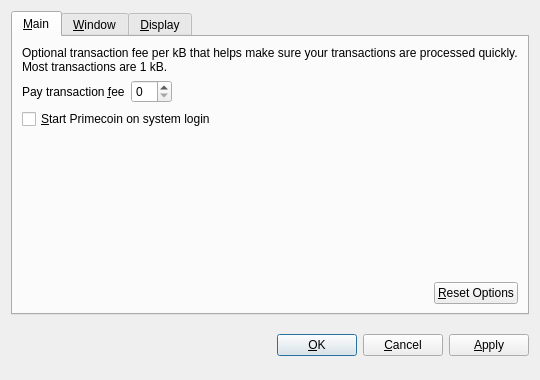
<?xml version="1.0" encoding="UTF-8"?>
<ui version="4.0">
 <class>OptionsDialog</class>
 <widget class="QDialog" name="OptionsDialog">
  <property name="geometry">
   <rect>
    <x>0</x>
    <y>0</y>
    <width>540</width>
    <height>380</height>
   </rect>
  </property>
  <property name="windowTitle">
   <string>Options</string>
  </property>
  <property name="modal">
   <bool>true</bool>
  </property>
  <layout class="QVBoxLayout" name="verticalLayout">
   <item>
    <widget class="QTabWidget" name="tabWidget">
     <property name="tabPosition">
      <enum>QTabWidget::North</enum>
     </property>
     <property name="currentIndex">
      <number>0</number>
     </property>
     <widget class="QWidget" name="tabMain">
      <attribute name="title">
       <string>&amp;Main</string>
      </attribute>
      <layout class="QVBoxLayout" name="verticalLayout_Main">
       <item>
        <widget class="QLabel" name="transactionFeeInfoLabel">
         <property name="text">
          <string>Optional transaction fee per kB that helps make sure your transactions are processed quickly. Most transactions are 1 kB.</string>
         </property>
         <property name="textFormat">
          <enum>Qt::PlainText</enum>
         </property>
         <property name="wordWrap">
          <bool>true</bool>
         </property>
        </widget>
       </item>
       <item>
        <layout class="QHBoxLayout" name="horizontalLayout_1_Main">
         <item>
          <widget class="QLabel" name="transactionFeeLabel">
           <property name="text">
            <string>Pay transaction &amp;fee</string>
           </property>
           <property name="textFormat">
            <enum>Qt::PlainText</enum>
           </property>
           <property name="buddy">
            <cstring>transactionFee</cstring>
           </property>
          </widget>
         </item>
         <item>
          <widget class="BitcoinAmountField" name="transactionFee"/>
         </item>
         <item>
          <spacer name="horizontalSpacer_1_Main">
           <property name="orientation">
            <enum>Qt::Horizontal</enum>
           </property>
           <property name="sizeHint" stdset="0">
            <size>
             <width>40</width>
             <height>20</height>
            </size>
           </property>
          </spacer>
         </item>
        </layout>
       </item>
       <item>
        <widget class="QCheckBox" name="bitcoinAtStartup">
         <property name="toolTip">
          <string>Automatically start Primecoin after logging in to the system.</string>
         </property>
         <property name="text">
          <string>&amp;Start Primecoin on system login</string>
         </property>
        </widget>
       </item>
       <item>
        <spacer name="verticalSpacer_Main">
         <property name="orientation">
          <enum>Qt::Vertical</enum>
         </property>
         <property name="sizeHint" stdset="0">
          <size>
           <width>20</width>
           <height>40</height>
          </size>
         </property>
        </spacer>
       </item>
       <item>
        <layout class="QHBoxLayout" name="horizontalLayout_2_Main">
         <item>
          <spacer name="horizontalSpacer_2_Main">
           <property name="orientation">
            <enum>Qt::Horizontal</enum>
           </property>
           <property name="sizeHint" stdset="0">
            <size>
             <width>40</width>
             <height>20</height>
            </size>
           </property>
          </spacer>
         </item>
         <item>
          <widget class="QPushButton" name="resetButton">
           <property name="toolTip">
            <string>Reset all client options to default.</string>
           </property>
           <property name="text">
            <string>&amp;Reset Options</string>
           </property>
           <property name="autoDefault">
            <bool>false</bool>
           </property>
          </widget>
         </item>
        </layout>
       </item>
      </layout>
     </widget>
     <widget class="QWidget" name="tabWindow">
      <attribute name="title">
       <string>&amp;Window</string>
      </attribute>
      <layout class="QVBoxLayout" name="verticalLayout_Window">
       <item>
        <widget class="QCheckBox" name="minimizeToTray">
         <property name="toolTip">
          <string>Show only a tray icon after minimizing the window.</string>
         </property>
         <property name="text">
          <string>&amp;Minimize to the tray instead of the taskbar</string>
         </property>
        </widget>
       </item>
       <item>
        <widget class="QCheckBox" name="minimizeOnClose">
         <property name="toolTip">
          <string>Minimize instead of exit the application when the window is closed. When this option is enabled, the application will be closed only after selecting Quit in the menu.</string>
         </property>
         <property name="text">
          <string>M&amp;inimize on close</string>
         </property>
        </widget>
       </item>
       <item>
        <spacer name="verticalSpacer_Window">
         <property name="orientation">
          <enum>Qt::Vertical</enum>
         </property>
         <property name="sizeHint" stdset="0">
          <size>
           <width>20</width>
           <height>40</height>
          </size>
         </property>
        </spacer>
       </item>
      </layout>
     </widget>
     <widget class="QWidget" name="tabDisplay">
      <attribute name="title">
       <string>&amp;Display</string>
      </attribute>
      <layout class="QVBoxLayout" name="verticalLayout_Display">
       <item>
        <layout class="QHBoxLayout" name="horizontalLayout_1_Display">
         <item>
          <widget class="QLabel" name="langLabel">
           <property name="text">
            <string>User Interface &amp;language:</string>
           </property>
           <property name="textFormat">
            <enum>Qt::PlainText</enum>
           </property>
           <property name="buddy">
            <cstring>lang</cstring>
           </property>
          </widget>
         </item>
         <item>
          <widget class="QValueComboBox" name="lang">
           <property name="toolTip">
            <string>The user interface language can be set here. This setting will take effect after restarting Primecoin.</string>
           </property>
          </widget>
         </item>
        </layout>
       </item>
       <item>
        <layout class="QHBoxLayout" name="horizontalLayout_2_Display">
         <item>
          <widget class="QLabel" name="unitLabel">
           <property name="text">
            <string>&amp;Unit to show amounts in:</string>
           </property>
           <property name="textFormat">
            <enum>Qt::PlainText</enum>
           </property>
           <property name="buddy">
            <cstring>unit</cstring>
           </property>
          </widget>
         </item>
         <item>
          <widget class="QValueComboBox" name="unit">
           <property name="toolTip">
            <string>Choose the default subdivision unit to show in the interface and when sending coins.</string>
           </property>
          </widget>
         </item>
        </layout>
       </item>
       <item>
        <widget class="QCheckBox" name="displayAddresses">
         <property name="toolTip">
          <string>Whether to show Primecoin addresses in the transaction list or not.</string>
         </property>
         <property name="text">
          <string>&amp;Display addresses in transaction list</string>
         </property>
        </widget>
       </item>
       <item>
        <spacer name="verticalSpacer_Display">
         <property name="orientation">
          <enum>Qt::Vertical</enum>
         </property>
         <property name="sizeHint" stdset="0">
          <size>
           <width>20</width>
           <height>40</height>
          </size>
         </property>
        </spacer>
       </item>
      </layout>
     </widget>
    </widget>
   </item>
   <item>
    <layout class="QHBoxLayout" name="horizontalLayout_Buttons">
     <item>
      <spacer name="horizontalSpacer_1">
       <property name="orientation">
        <enum>Qt::Horizontal</enum>
       </property>
       <property name="sizeHint" stdset="0">
        <size>
         <width>40</width>
         <height>48</height>
        </size>
       </property>
      </spacer>
     </item>
     <item>
      <widget class="QLabel" name="statusLabel">
       <property name="font">
        <font>
         <weight>75</weight>
         <bold>true</bold>
        </font>
       </property>
       <property name="text">
        <string/>
       </property>
       <property name="textFormat">
        <enum>Qt::PlainText</enum>
       </property>
       <property name="wordWrap">
        <bool>true</bool>
       </property>
      </widget>
     </item>
     <item>
      <spacer name="horizontalSpacer_2">
       <property name="orientation">
        <enum>Qt::Horizontal</enum>
       </property>
       <property name="sizeHint" stdset="0">
        <size>
         <width>40</width>
         <height>48</height>
        </size>
       </property>
      </spacer>
     </item>
     <item>
      <widget class="QPushButton" name="okButton">
       <property name="text">
        <string>&amp;OK</string>
       </property>
      </widget>
     </item>
     <item>
      <widget class="QPushButton" name="cancelButton">
       <property name="text">
        <string>&amp;Cancel</string>
       </property>
       <property name="autoDefault">
        <bool>false</bool>
       </property>
      </widget>
     </item>
     <item>
      <widget class="QPushButton" name="applyButton">
       <property name="text">
        <string>&amp;Apply</string>
       </property>
       <property name="autoDefault">
        <bool>false</bool>
       </property>
      </widget>
     </item>
    </layout>
   </item>
  </layout>
 </widget>
 <customwidgets>
  <customwidget>
   <class>BitcoinAmountField</class>
   <extends>QSpinBox</extends>
   <header>bitcoinamountfield.h</header>
  </customwidget>
  <customwidget>
   <class>QValueComboBox</class>
   <extends>QComboBox</extends>
   <header>qvaluecombobox.h</header>
  </customwidget>
  <customwidget>
   <class>QValidatedLineEdit</class>
   <extends>QLineEdit</extends>
   <header>qvalidatedlineedit.h</header>
  </customwidget>
 </customwidgets>
 <resources/>
 <connections/>
</ui>
